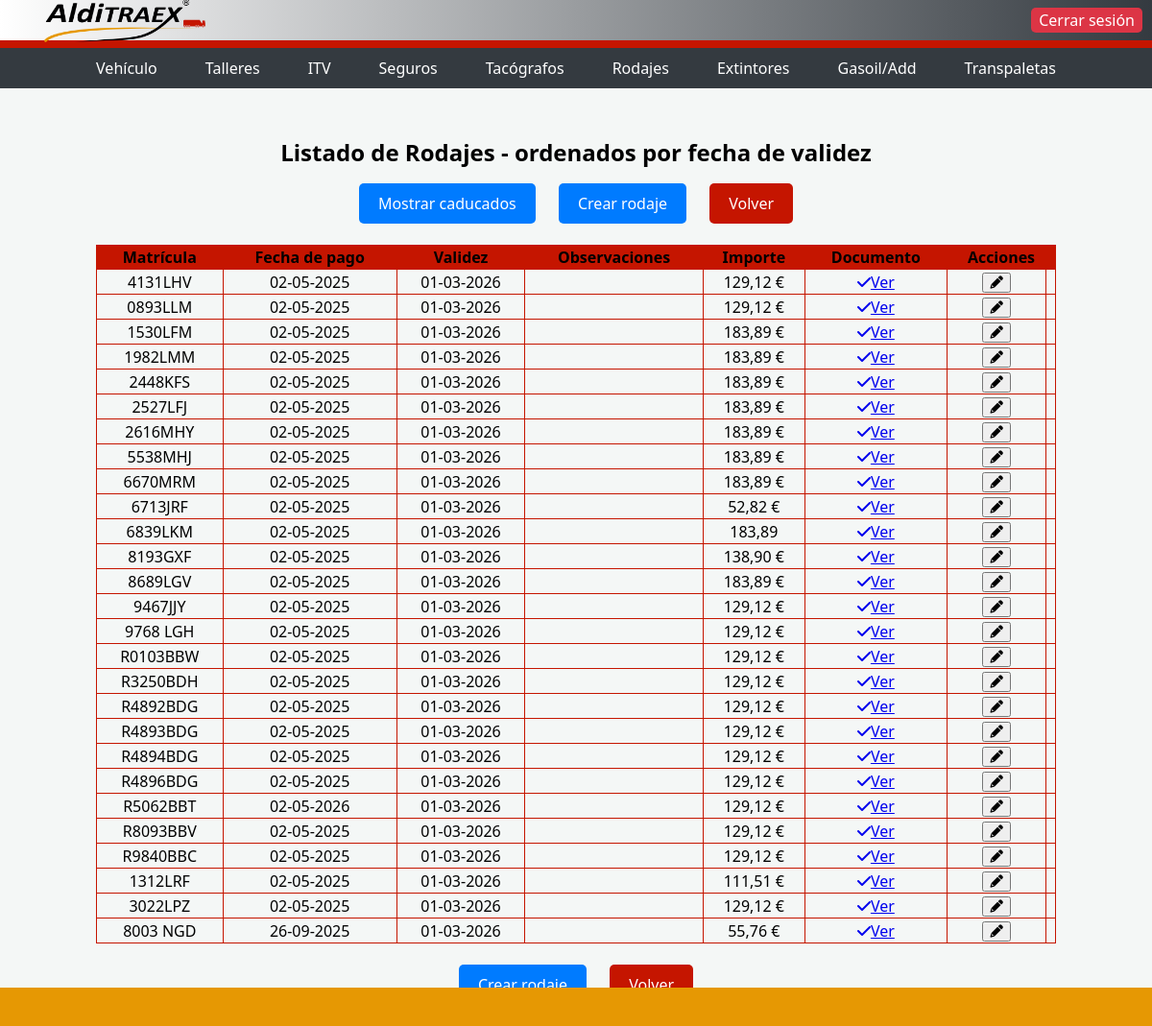
/rodajes_todos, run on the app's committed database.
### models.py (models this page shows, shortened)
class Rodaje(db.Base):
    __tablename__ = "rodaje"
    id = Column(Integer, primary_key=True)
    matricula = Column(String(200), ForeignKey('vehiculo.matricula'),nullable=False )
    pago_rodaje = Column(DateTime, nullable=False)
    venc_rodaje = Column(DateTime, nullable=False)
    obs_rodaje = Column(String(200))
    imp_rodaje = Column(String(200), nullable=False)
    nombre_doc = Column(String(200))
    activo = Column(Boolean, default=False)

### rodajes/rodajes.py (the view)
    @app.route('/rodajes_todos')
    def lista_rodajes_todos():
        todos_rodajes = db.session.query(Rodaje).order_by(Rodaje.venc_rodaje.asc()).all()
        return render_template('rodajes.html', lista_rodajes=todos_rodajes)

### db.py (called while the page is built, shortened)
@event.listens_for(engine, "connect")
def _sqlite_varios_procesos(dbapi_connection, connection_record):
    cursor = dbapi_connection.cursor()
    cursor.execute("PRAGMA journal_mode=WAL")
    cursor.fetchone()
    cursor.execute("PRAGMA busy_timeout=30000")
    cursor.close()

def close_session(error=None):
    if not has_request_context():
        return

    def __getattr__(self, name):
        if has_request_context():
            if 'db_session' not in g:
                g.db_session = Session()
                logger.info("Nueva sesion de BD creada para el request")
            return getattr(g.db_session, name)
        temp_session = Session()
        try:
            return getattr(temp_session, name)
        finally:
            temp_session.close()

### main.py (called while the page is built, shortened)
@app.before_request
def aplicar_permisos_usuario():
    if not current_user.is_authenticated:
        return None

### templates/rodajes.html (shortened to what this page needs)
<!DOCTYPE html>
<html lang="es">
<head>
    <link rel="stylesheet" href="https://unpkg.com/swiper/swiper-bundle.min.css" />
    <link rel="stylesheet" href="https://cdnjs.cloudflare.com/ajax/libs/font-awesome/6.0.0-beta3/css/all.min.css">
    <link rel="stylesheet" href="{{ url_for('static', filename='main.css') }}">
</head>
<body>
    <div class="top-bar">
        <img src="{{ url_for('static', filename='logo.png') }}" alt="Logo de la empresa">
        <a href="/logout" class="top-button">Cerrar sesión</a>
    </div>
    <div class="nav-bar">
        <a href="/vehiculos">Vehículo</a>
        <a href="/talleres">Talleres</a>
        <a href="/itv">ITV</a>
        <a href="/seguros">Seguros</a>
        <a href="/tacografos">Tacógrafos</a>
        <a href="/rodajes">Rodajes</a>
        <a href="/extintores">Extintores</a>
        <a href="/selector">Gasoil/Add</a>
        <a href="/transpaletas">Transpaletas</a>
    </div>
    <div class="container">
        <h1>Listado de Rodajes - ordenados por fecha de validez</h1>
        <a class="button" href="/rodajes_todos">Mostrar caducados</a>
        <a class="button" href="/formulario_rodaje">Crear rodaje</a>
        <a class="button_red" href="/index">Volver</a>
        <table>
            <thead>
                <tr>
                    <th>Matrícula</th>
                    <th>Fecha de pago</th>
                    <th>Validez</th>
                    <th>Observaciones</th>
                    <th>Importe</th>
                    <th>Documento</th>
                    <th colspan="2">Acciones</th>
                </tr>
            </thead>
            <tbody>
            {% for r in lista_rodajes %}
                <tr class="{% if not r.activo %}no_activo{% endif %}">
                    <td>{{ r.matricula }}</td>
                    <td>{{ r.pago_rodaje.strftime('%d-%m-%Y') }}</td>
                    <td>{{ r.venc_rodaje.strftime('%d-%m-%Y') }}</td>
                    <td title="{{ r.obs_rodaje|e }}">{{ r.obs_rodaje }}</td>
                    <td>{{ r.imp_rodaje }}</td>
                    {% if not r.nombre_doc %}
                    <td>
                        <form action="/subir_doc" method="POST" enctype="multipart/form-data">
                            <input type="file" name="documento" accept=".pdf, .doc, .docx">
                            <input type="hidden" name="matricula" value="{{ r.matricula }}">
                            <input type="hidden" name="id" value="{{ r.id }}">
                            <input type="hidden" name="clase" value="Rodaje">
                            <input type="submit" value="Adjuntar">
                        </form>
                    </td>
                    {% else %}
                    <td><a href="{{ url_for('ver_documento_vehiculo', filename=r.nombre_doc) }}" target="_blank"><i class="fas fa-check verde"></i>Ver</a></td>
                    {% endif %}
                    <td><a href="form_editar_rodaje/{{ r.id }}" target="_blank">
                        <button type="submit" class="boton-editar"><i class="fas fa-pencil"></i></button>
                    </a></td>
                    {% if current_user.username == "jmurillo" or current_user.username == "javimurillo" %}
                    <td>
                        <form action="/borrar_rodaje/{{ r.id }}" method="POST">
                            <input type="hidden" name="id" value="{{ r.id }}">
                            <input type="hidden" name="clase" value="Rodaje">
                            <button type="submit" class="boton-borrar"><i class="fas fa-trash-alt"></i></button>
                        </form>
                    </td>
                    {% else %}
                    <td></td>
                    {% endif %}
                </tr>
            {% endfor %}
            </tbody>
        </table>
        <br>
        <a class="button" href="/formulario_rodaje">Crear rodaje</a>
        <a class="button_red" href="/index">Volver</a>
    </div>
    <footer>
        <div class="banda-roja"></div>
    </footer>
</body>
</html>

### static/main.css (style rules this page uses)
body { font-family: Arial, sans-serif; margin: 0; padding: 0; background-color: white; width: 100%; height: 50vh; height: 100vh; }
.top-bar { background-color: white; height: 140px; width: 100%; display: flex; justify-content: center; align-items: center; border-bottom: 8px solid #c51500; }
.top-button { position: absolute; top: 100; right: 0; margin: 10px; }
.container { text-align: center; margin-top: 50px; justify-content: center; }
img { width: 400px; height: 120px; }
h1 { margin-top: 20px; font-size: 24px; }
.button { display: inline-block; padding: 10px 20px; margin: 0 10px; background-color: #007bff; color: #fff; text-decoration: none; border-radius: 5px; }
.button_red { display: inline-block; padding: 10px 20px; margin: 0 10px; background-color: #c51500; color: #fff; text-decoration: none; border-radius: 5px; }
tbody { text-align: center; margin-top: 50px; justify-content: center; }
table { text-align: center; margin-top: 50px; justify-content: center; margin: 0 auto; border: 1px solid black; border-collapse: collapse; width: 1000px }
td { text-align: center; margin-top: 50px; justify-content: center; margin: 10 auto; border: 1px solid black; border-collapse: collapse; margin-left: 10px; }
th { text-align: center; margin-top: 50px; justify-content: center; margin: 10 auto; border: 1px solid black; border-collapse: collapse; background-color: #c51500; }
.banda-roja { background-color: #e69803; color: white; padding: 20px; text-align: center; position: fixed; bottom: 0; left: 0; width: 100%; }
td, th { border: 1px solid #c51500; }

### templates/rodajes.html (style rules this page uses)
body { font-family: 'Segoe UI', Tahoma, Geneva, Verdana, sans-serif; background-color: #f4f7f6; margin: 0; padding: 0; }
.top-bar { display: flex; justify-content: space-between; align-items: center; padding: 2px 30px; background: linear-gradient(to right, #ffffff, #343a40); color: white; height: 50px; box-sizing: border-box; }
.top-bar img { width: 200px; height: 45px; object-fit: contain; }
.top-button { padding: 2px 8px; background-color: #dc3545; color: white; text-decoration: none; border-radius: 5px; transition: background-color 0.3s; }
.nav-bar { background-color: #343a40; padding: 5px 30px; display: flex; justify-content: center; gap: 20px; }
.nav-bar a { color: white; text-decoration: none; font-size: 16px; padding: 5px 15px; border-radius: 5px; transition: background-color 0.3s; }

### data on the page
Rodaje: matricula "4131LHV", pago_rodaje "02-05-2025", venc_rodaje "01-03-2026", imp_rodaje "129,12 €"
Rodaje: matricula "0893LLM", pago_rodaje "02-05-2025", venc_rodaje "01-03-2026", imp_rodaje "129,12 €"
Rodaje: matricula "1530LFM", pago_rodaje "02-05-2025", venc_rodaje "01-03-2026", imp_rodaje "183,89 €"
Rodaje: matricula "1982LMM", pago_rodaje "02-05-2025", venc_rodaje "01-03-2026", imp_rodaje "183,89 €"
Rodaje: matricula "2448KFS", pago_rodaje "02-05-2025", venc_rodaje "01-03-2026", imp_rodaje "183,89 €"
Rodaje: matricula "2527LFJ", pago_rodaje "02-05-2025", venc_rodaje "01-03-2026", imp_rodaje "183,89 €"
Rodaje: matricula "2616MHY", pago_rodaje "02-05-2025", venc_rodaje "01-03-2026", imp_rodaje "183,89 €"
Rodaje: matricula "5538MHJ", pago_rodaje "02-05-2025", venc_rodaje "01-03-2026", imp_rodaje "183,89 €"
Rodaje: matricula "6670MRM", pago_rodaje "02-05-2025", venc_rodaje "01-03-2026", imp_rodaje "183,89 €"
Rodaje: matricula "6713JRF", pago_rodaje "02-05-2025", venc_rodaje "01-03-2026", imp_rodaje "52,82 €"
Rodaje: matricula "6839LKM", pago_rodaje "02-05-2025", venc_rodaje "01-03-2026", imp_rodaje "183,89"
Rodaje: matricula "8193GXF", pago_rodaje "02-05-2025", venc_rodaje "01-03-2026", imp_rodaje "138,90 €"
Rodaje: matricula "8689LGV", pago_rodaje "02-05-2025", venc_rodaje "01-03-2026", imp_rodaje "183,89 €"
Rodaje: matricula "9467JJY", pago_rodaje "02-05-2025", venc_rodaje "01-03-2026", imp_rodaje "129,12 €"
Rodaje: matricula "9768 LGH", pago_rodaje "02-05-2025", venc_rodaje "01-03-2026", imp_rodaje "129,12 €"
Rodaje: matricula "R0103BBW", pago_rodaje "02-05-2025", venc_rodaje "01-03-2026", imp_rodaje "129,12 €"
Rodaje: matricula "R3250BDH", pago_rodaje "02-05-2025", venc_rodaje "01-03-2026", imp_rodaje "129,12 €"
Rodaje: matricula "R4892BDG", pago_rodaje "02-05-2025", venc_rodaje "01-03-2026", imp_rodaje "129,12 €"
Rodaje: matricula "R4893BDG", pago_rodaje "02-05-2025", venc_rodaje "01-03-2026", imp_rodaje "129,12 €"
Rodaje: matricula "R4894BDG", pago_rodaje "02-05-2025", venc_rodaje "01-03-2026", imp_rodaje "129,12 €"
Rodaje: matricula "R4896BDG", pago_rodaje "02-05-2025", venc_rodaje "01-03-2026", imp_rodaje "129,12 €"
Rodaje: matricula "R5062BBT", pago_rodaje "02-05-2026", venc_rodaje "01-03-2026", imp_rodaje "129,12 €"
Rodaje: matricula "R8093BBV", pago_rodaje "02-05-2025", venc_rodaje "01-03-2026", imp_rodaje "129,12 €"
Rodaje: matricula "R9840BBC", pago_rodaje "02-05-2025", venc_rodaje "01-03-2026", imp_rodaje "129,12 €"
Rodaje: matricula "1312LRF", pago_rodaje "02-05-2025", venc_rodaje "01-03-2026", imp_rodaje "111,51 €"
Rodaje: matricula "3022LPZ", pago_rodaje "02-05-2025", venc_rodaje "01-03-2026", imp_rodaje "129,12 €"
Rodaje: matricula "8003 NGD", pago_rodaje "26-09-2025", venc_rodaje "01-03-2026", imp_rodaje "55,76 €"
